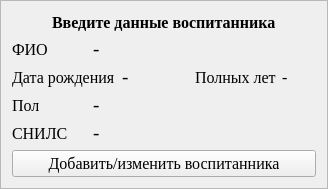
        <widget class="QFrame" name="frame">
         <property name="frameShape">
          <enum>QFrame::StyledPanel</enum>
         </property>
         <property name="frameShadow">
          <enum>QFrame::Raised</enum>
         </property>
         <layout class="QVBoxLayout" name="verticalLayout">
          <item>
           <layout class="QHBoxLayout" name="horizontalLayout_6">
            <item>
             <spacer name="horizontalSpacer">
              <property name="orientation">
               <enum>Qt::Horizontal</enum>
              </property>
              <property name="sizeHint" stdset="0">
               <size>
                <width>40</width>
                <height>20</height>
               </size>
              </property>
             </spacer>
            </item>
            <item>
             <widget class="QLabel" name="label">
              <property name="font">
               <font>
                <family>Times New Roman</family>
                <pointsize>12</pointsize>
                <bold>true</bold>
               </font>
              </property>
              <property name="text">
               <string>Введите данные воспитанника</string>
              </property>
              <property name="textFormat">
               <enum>Qt::PlainText</enum>
              </property>
             </widget>
            </item>
            <item>
             <spacer name="horizontalSpacer_2">
              <property name="orientation">
               <enum>Qt::Horizontal</enum>
              </property>
              <property name="sizeHint" stdset="0">
               <size>
                <width>40</width>
                <height>20</height>
               </size>
              </property>
             </spacer>
            </item>
           </layout>
          </item>
          <item>
           <layout class="QHBoxLayout" name="horizontalLayout" stretch="1,3">
            <item>
             <widget class="QLabel" name="label_2">
              <property name="font">
               <font>
                <family>Times New Roman</family>
                <pointsize>12</pointsize>
                <bold>false</bold>
               </font>
              </property>
              <property name="text">
               <string>ФИО</string>
              </property>
             </widget>
            </item>
            <item>
             <widget class="QLabel" name="label_ChildFullName">
              <property name="font">
               <font>
                <family>Times New Roman</family>
                <pointsize>14</pointsize>
                <bold>false</bold>
               </font>
              </property>
              <property name="text">
               <string>-</string>
              </property>
             </widget>
            </item>
           </layout>
          </item>
          <item>
           <layout class="QHBoxLayout" name="horizontalLayout_2" stretch="0,2,0,1">
            <item>
             <widget class="QLabel" name="label_5">
              <property name="font">
               <font>
                <family>Times New Roman</family>
                <pointsize>12</pointsize>
                <bold>false</bold>
               </font>
              </property>
              <property name="text">
               <string>Дата рождения</string>
              </property>
             </widget>
            </item>
            <item>
             <widget class="QLabel" name="label_ChildDateOfBirth">
              <property name="font">
               <font>
                <family>Times New Roman</family>
                <pointsize>14</pointsize>
                <bold>false</bold>
               </font>
              </property>
              <property name="text">
               <string>-</string>
              </property>
             </widget>
            </item>
            <item>
             <widget class="QLabel" name="label_13">
              <property name="font">
               <font>
                <family>Times New Roman</family>
                <pointsize>12</pointsize>
                <bold>false</bold>
               </font>
              </property>
              <property name="text">
               <string>Полных лет</string>
              </property>
             </widget>
            </item>
            <item>
             <widget class="QLabel" name="label_ChildAgeYears">
              <property name="font">
               <font>
                <family>Times New Roman</family>
                <pointsize>12</pointsize>
                <bold>false</bold>
               </font>
              </property>
              <property name="text">
               <string>-</string>
              </property>
             </widget>
            </item>
           </layout>
          </item>
          <item>
           <layout class="QHBoxLayout" name="horizontalLayout_3" stretch="1,3">
            <item>
             <widget class="QLabel" name="label_6">
              <property name="font">
               <font>
                <family>Times New Roman</family>
                <pointsize>12</pointsize>
                <bold>false</bold>
               </font>
              </property>
              <property name="text">
               <string>Пол</string>
              </property>
             </widget>
            </item>
            <item>
             <widget class="QLabel" name="label_ChildGenderName">
              <property name="font">
               <font>
                <family>Times New Roman</family>
                <pointsize>14</pointsize>
                <bold>false</bold>
               </font>
              </property>
              <property name="text">
               <string>-</string>
              </property>
             </widget>
            </item>
           </layout>
          </item>
          <item>
           <layout class="QHBoxLayout" name="horizontalLayout_31" stretch="1,3">
            <item>
             <widget class="QLabel" name="label_34">
              <property name="font">
               <font>
                <family>Times New Roman</family>
                <pointsize>12</pointsize>
                <bold>false</bold>
               </font>
              </property>
              <property name="text">
               <string>СНИЛС</string>
              </property>
             </widget>
            </item>
            <item>
             <widget class="QLabel" name="label_ChildSnils">
              <property name="font">
               <font>
                <family>Times New Roman</family>
                <pointsize>14</pointsize>
                <bold>false</bold>
               </font>
              </property>
              <property name="text">
               <string>-</string>
              </property>
             </widget>
            </item>
           </layout>
          </item>
          <item>
           <widget class="QPushButton" name="pushButton_AddUpdateChildFIO">
            <property name="font">
             <font>
              <family>Times New Roman</family>
              <pointsize>12</pointsize>
              <bold>false</bold>
             </font>
            </property>
            <property name="text">
             <string>Добавить/изменить воспитанника</string>
            </property>
           </widget>
          </item>
         </layout>
        </widget>
